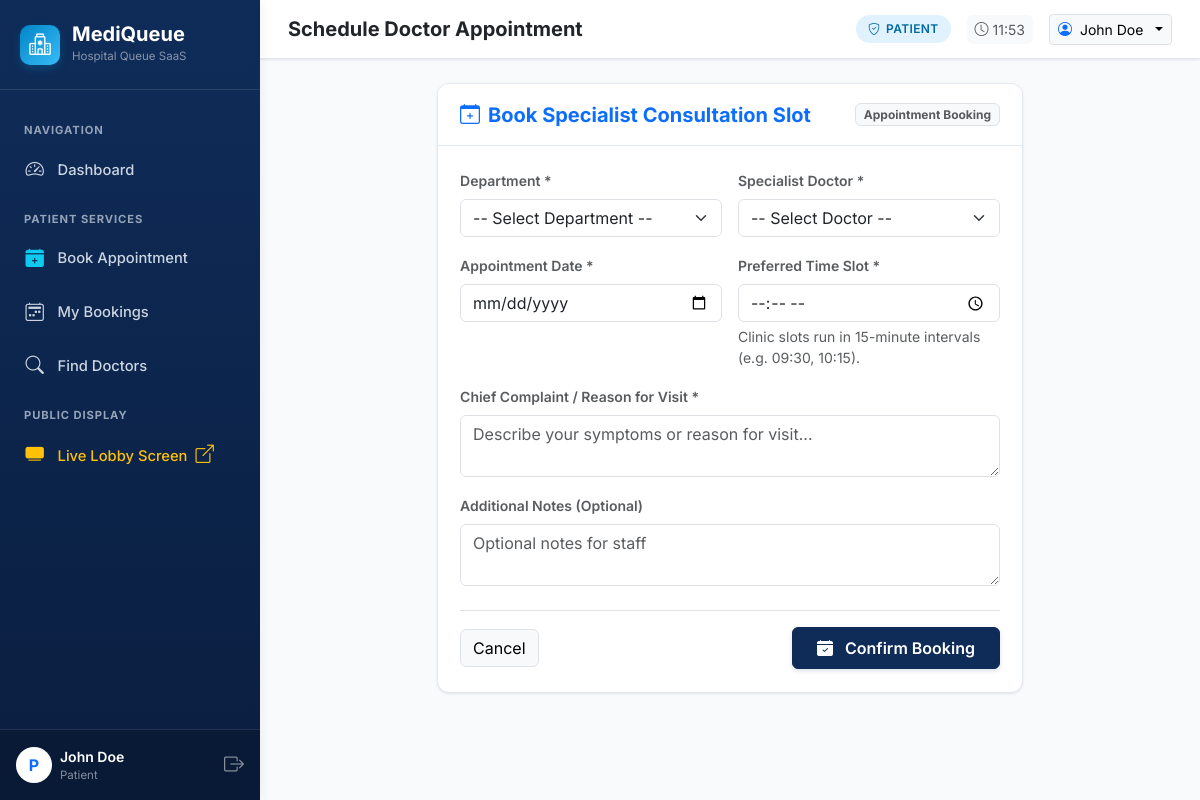
Screenshot of /appointments/book/ (signed in) with the database file from the repository.
### accounts/models.py (models this page shows, shortened)
class CustomUser(AbstractUser):
    class Role(models.TextChoices):
        ADMIN = 'ADMIN', 'Hospital Administrator'
        DOCTOR = 'DOCTOR', 'Doctor'
        RECEPTIONIST = 'RECEPTIONIST', 'Receptionist'
        PATIENT = 'PATIENT', 'Patient'
    role = models.CharField(
        max_length=20,
        choices=Role.choices,
        default=Role.PATIENT,
        help_text="Designated user role within MediQueue"
    )
    phone_number = models.CharField(max_length=20, blank=True, help_text="Contact telephone number")
    profile_picture = models.ImageField(upload_to='profiles/', blank=True, null=True)
    @property
    def is_admin_role(self):
        return self.role == self.Role.ADMIN or self.is_superuser
    @property
    def is_doctor_role(self):
        return self.role == self.Role.DOCTOR
    @property
    def is_receptionist_role(self):
        return self.role == self.Role.RECEPTIONIST
    @property
    def is_patient_role(self):
        return self.role == self.Role.PATIENT
    @property
    def display_name(self):
        if self.first_name and self.last_name:
            if self.is_doctor_role and not self.first_name.startswith('Dr'):
                return f"Dr. {self.first_name} {self.last_name}"
            return f"{self.first_name} {self.last_name}"
        return self.username

### appointments/views.py (the view)
# urls.py: path('book/', views.book_appointment, name='book_appointment'),
@login_required
def book_appointment(request):
    user = request.user
    patient_user = user
    patient_id = request.GET.get('patient_id') or request.POST.get('patient_user_id')
    if (user.is_admin_role or user.is_receptionist_role) and patient_id:
        patient_user = get_object_or_404(CustomUser, pk=patient_id, role=CustomUser.Role.PATIENT)
    pre_doc_id = request.GET.get('doctor_id')
    initial_data = {}
    if pre_doc_id and pre_doc_id.isdigit():
        pre_doc = DoctorProfile.objects.filter(pk=pre_doc_id).first()
        if pre_doc:
            initial_data['doctor'] = pre_doc
            initial_data['department'] = pre_doc.department
    if request.method == 'POST':
        form = AppointmentBookingForm(request.POST)
        if form.is_valid():
            appointment = form.save(commit=False)
            appointment.patient = patient_user
            appointment.save()
            messages.success(
                request,
                f"Appointment booked successfully with Dr. {appointment.doctor.full_name} on {appointment.appointment_date} at {appointment.appointment_time.strftime('%H:%M')}."
            )
            if appointment.appointment_date == timezone.localdate():
                token = generate_queue_token(
                    doctor=appointment.doctor,
                    patient=appointment.patient,
                    department=appointment.department,
                    appointment=appointment,
                    assigned_by=user if user != patient_user else None
                )
                messages.info(request, f"Today's queue token #{token.token_number} generated automatically!")
            if user.is_patient_role:
                return redirect('dashboard:patient')
            elif user.is_receptionist_role:
                return redirect('dashboard:receptionist')
            return redirect('appointments:appointment_list')
    else:
        form = AppointmentBookingForm(initial=initial_data)
    patients_list = None
    if user.is_admin_role or user.is_receptionist_role:
        patients_list = CustomUser.objects.filter(role=CustomUser.Role.PATIENT).select_related('patient_profile')
    return render(request, 'appointments/book_appointment.html', {
        'form': form,
        'patient_user': patient_user,
        'patients_list': patients_list,
        'is_staff_booking': (user.is_admin_role or user.is_receptionist_role),
    })

### accounts/context_processors.py (called while the page is built)
def user_role_context(request):
    context = {
        'APP_NAME': 'MediQueue',
        'HOSPITAL_NAME': 'MetroCare General Hospital',
    }
    if request.user.is_authenticated:
        user = request.user
        context.update({
            'user_role': user.role,
            'is_admin': user.is_admin_role,
            'is_doctor': user.is_doctor_role,
            'is_receptionist': user.is_receptionist_role,
            'is_patient': user.is_patient_role,
            'unread_notifications_count': getattr(user, 'notifications', None).filter(is_read=False).count() if hasattr(user, 'notifications') else 0,
        })
    return context

### doctors/models.py (called while the page is built)
    def __str__(self):
        return f"{self.name} ({self.code})"

    def __str__(self):
        dept_str = f" - {self.department.name}" if self.department else ""
        return f"{self.user.display_name}{dept_str}"

### templates/appointments/book_appointment.html (shortened to what this page needs)
{% extends 'dashboard_base.html' %}
{% block page_title %}Schedule Doctor Appointment{% endblock %}
{% block dashboard_content %}
<div class="row justify-content-center">
  <div class="col-lg-8">
    <div class="mq-card">
      <div class="mq-card-header">
        <h5 class="fw-bold mb-0 text-primary">
          <i class="bi bi-calendar-plus me-2"></i>Book Specialist Consultation Slot
        </h5>
        <span class="badge bg-light text-muted border">Appointment Booking</span>
      </div>
      <div class="mq-card-body">
        <form method="post">
          <div class="row g-3 mb-3">
            <div class="col-md-6">
              <label class="form-label fw-semibold small text-muted">Department *</label>
              {{ form.department }}
            </div>
            <div class="col-md-6">
              <label class="form-label fw-semibold small text-muted">Specialist Doctor *</label>
              {{ form.doctor }}
            </div>
          </div>
          <div class="row g-3 mb-3">
            <div class="col-md-6">
              <label class="form-label fw-semibold small text-muted">Appointment Date *</label>
              {{ form.appointment_date }}
            </div>
            <div class="col-md-6">
              <label class="form-label fw-semibold small text-muted">Preferred Time Slot *</label>
              {{ form.appointment_time }}
              <div class="form-text">Clinic slots run in 15-minute intervals (e.g. 09:30, 10:15).</div>
            </div>
          </div>
          <div class="mb-3">
            <label class="form-label fw-semibold small text-muted">Chief Complaint / Reason for Visit *</label>
            {{ form.reason }}
          </div>
          <div class="mb-4">
            <label class="form-label fw-semibold small text-muted">Additional Notes (Optional)</label>
            {{ form.notes }}
          </div>
          <div class="pt-3 border-top d-flex justify-content-between align-items-center">
            <a href="{% url 'dashboard:index' %}" class="btn btn-light border">Cancel</a>
            <button type="submit" class="btn btn-primary fw-semibold px-4 py-2">
              <i class="bi bi-calendar-check-fill me-2"></i> Confirm Booking
            </button>
          </div>
        </form>
      </div>
    </div>
  </div>
</div>
{% endblock %}

### templates/dashboard_base.html (shortened to what this page needs)
{% extends 'base.html' %}
{% load static %}
{% block root_content %}
<div class="app-wrapper">
  <aside class="app-sidebar">
    <a href="{% url 'dashboard:index' %}" class="sidebar-brand">
      <div class="sidebar-brand-icon">
        <i class="bi bi-hospital"></i>
      </div>
      <div>
        <div class="fw-bold fs-5 lh-1">MediQueue</div>
        <div class="small text-white-50 mt-1" style="font-size: 0.72rem;">Hospital Queue SaaS</div>
      </div>
    </a>
    <ul class="sidebar-menu">
      <li class="sidebar-heading">Navigation</li>
      <li class="sidebar-item">
        <a href="{% url 'dashboard:index' %}" class="sidebar-link {% if request.resolver_match.url_name in 'admin,doctor,receptionist,patient,index' %}active{% endif %}">
          <i class="bi bi-speedometer2"></i>
          <span>Dashboard</span>
        </a>
      </li>
      {% if is_admin %}
        <li class="sidebar-heading">Hospital Administration</li>
        <li class="sidebar-item">
          <a href="{% url 'doctors:doctor_list' %}" class="sidebar-link">
            <i class="bi bi-person-badge"></i>
            <span>Doctors</span>
          </a>
        </li>
        <li class="sidebar-item">
          <a href="{% url 'doctors:department_list' %}" class="sidebar-link">
            <i class="bi bi-diagram-3"></i>
            <span>Departments</span>
          </a>
        </li>
        <li class="sidebar-item">
          <a href="{% url 'patients:patient_list' %}" class="sidebar-link">
            <i class="bi bi-people"></i>
            <span>Patients</span>
          </a>
        </li>
        <li class="sidebar-item">
          <a href="{% url 'appointments:appointment_list' %}" class="sidebar-link">
            <i class="bi bi-calendar2-check"></i>
            <span>Appointments</span>
          </a>
        </li>
        <li class="sidebar-item">
          <a href="{% url 'queue_management:live_queue' %}" class="sidebar-link">
            <i class="bi bi-list-ol"></i>
            <span>Queue Monitor</span>
          </a>
        </li>
        <li class="sidebar-item">
          <a href="{% url 'hospital_resources:resource_list' %}" class="sidebar-link">
            <i class="bi bi-door-open"></i>
            <span>Hospital Resources</span>
          </a>
        </li>
        <li class="sidebar-item">
          <a href="/admin/" target="_blank" class="sidebar-link text-white-50">
            <i class="bi bi-shield-lock"></i>
            <span>Django Admin</span>
          </a>
        </li>
      {% elif is_patient %}
        <li class="sidebar-heading">Patient Services</li>
        <li class="sidebar-item">
          <a href="{% url 'appointments:book_appointment' %}" class="sidebar-link">
            <i class="bi bi-calendar-plus-fill text-info"></i>
            <span>Book Appointment</span>
          </a>
        </li>
        <li class="sidebar-item">
          <a href="{% url 'appointments:appointment_list' %}" class="sidebar-link">
            <i class="bi bi-calendar2-week"></i>
            <span>My Bookings</span>
          </a>
        </li>
        <li class="sidebar-item">
          <a href="{% url 'doctors:doctor_list' %}" class="sidebar-link">
            <i class="bi bi-search"></i>
            <span>Find Doctors</span>
          </a>
        </li>
      {% endif %}
      <li class="sidebar-heading">Public Display</li>
      <li class="sidebar-item">
        <a href="{% url 'queue_management:public_display_board' %}" target="_blank" class="sidebar-link text-warning">
          <i class="bi bi-tv-fill"></i>
          <span>Live Lobby Screen <i class="bi bi-box-arrow-up-right ms-1 small"></i></span>
        </a>
      </li>
    </ul>
    <div class="sidebar-footer">
      <div class="d-flex align-items-center gap-2">
        <div class="avatar bg-white text-primary rounded-circle d-flex align-items-center justify-content-center fw-bold" style="width: 36px; height: 36px;">
          {{ user.username|slice:":1"|upper }}
        </div>
        <div class="flex-grow-1 overflow-hidden">
          <div class="small fw-semibold text-truncate text-white">{{ user.display_name }}</div>
          <div class="text-white-50 text-truncate" style="font-size: 0.72rem;">{{ user.get_role_display }}</div>
        </div>
        <a href="{% url 'accounts:logout' %}" class="text-white-50 hover-white" title="Sign Out">
          <i class="bi bi-box-arrow-right fs-5"></i>
        </a>
      </div>
    </div>
  </aside>
  <div class="app-main">
    <header class="app-topbar">
      <div class="d-flex align-items-center gap-3">
        <h5 class="mb-0 fw-bold text-dark d-none d-sm-block">{% block page_title %}Dashboard{% endblock %}</h5>
      </div>
      <div class="d-flex align-items-center gap-3">
        <span class="role-badge role-badge-{{ user.role|lower }}">
          <i class="bi bi-shield-check"></i> {{ user.get_role_display }}
        </span>
        <div class="d-none d-md-flex align-items-center gap-1 text-muted small bg-light px-2 py-1 rounded">
          <i class="bi bi-clock"></i>
          <span id="topbarClock">{% now "H:i" %}</span>
        </div>
        <div class="dropdown">
          <button class="btn btn-sm btn-light border dropdown-toggle d-flex align-items-center gap-2" type="button" data-bs-toggle="dropdown">
            <i class="bi bi-person-circle text-primary"></i>
            <span class="d-none d-md-inline">{{ user.display_name }}</span>
          </button>
        </div>
      </div>
    </header>
    <main class="flex-grow-1 p-3 p-md-4">
      {% block dashboard_content %}{% endblock %}
    </main>
  </div>
</div>
{% endblock %}

### static/css/mediqueue.css (style rules this page uses)
:root { --mq-primary: #0f2c59; --mq-primary-dark: #0a1e3f; --mq-primary-light: #1e3a8a; --mq-accent: #0284c7; --mq-accent-light: #38bdf8; --mq-accent-bg: #f0f9ff; --mq-bg: #f8fafc; --mq-surface: #ffffff; --mq-card-border: #e2e8f0; --mq-text-main: #0f172a; --mq-text-muted: #64748b; --mq-success: #10b981; --mq-warning: #f59e0b; --mq-danger: #ef4444; --mq-info: #06b6d4; --mq-sidebar-width: 260px; --mq-radius: 12px; --mq-shadow-sm: 0 1px 3px rgba(15, 23, 42, 0.06), 0 1px 2px rgba(15, 23, 42, 0.04); --mq-shadow-md: 0 4px 6px -1px rgba(15, 23, 42, 0.08), 0 2px 4px -2px rgba(15, 23, 42, 0.06); --mq-shadow-lg: 0 10px 15px -3px rgba(15, 23, 42, 0.08), 0 4px 6px -4px rgba(15, 23, 42, 0.04); }
body { font-family: 'Inter', -apple-system, BlinkMacSystemFont, "Segoe UI", Roboto, Helvetica, Arial, sans-serif; background-color: var(--mq-bg); color: var(--mq-text-main); min-height: 100vh; display: flex; flex-direction: column; }
.app-wrapper { display: flex; min-height: 100vh; width: 100%; }
.app-sidebar { width: var(--mq-sidebar-width); background: linear-gradient(180deg, var(--mq-primary) 0%, var(--mq-primary-dark) 100%); color: #ffffff; flex-shrink: 0; display: flex; flex-direction: column; transition: all 0.3s ease; z-index: 1000; box-shadow: 2px 0 10px rgba(0,0,0,0.05); }
.sidebar-brand { padding: 1.5rem 1.25rem; display: flex; align-items: center; gap: 0.75rem; border-bottom: 1px solid rgba(255, 255, 255, 0.1); text-decoration: none; color: #ffffff; }
.sidebar-brand-icon { width: 40px; height: 40px; border-radius: 10px; background: linear-gradient(135deg, var(--mq-accent), var(--mq-accent-light)); display: flex; align-items: center; justify-content: center; font-size: 1.35rem; color: #ffffff; box-shadow: 0 4px 8px rgba(2, 132, 199, 0.3); }
.sidebar-menu { padding: 1.25rem 0.75rem; list-style: none; margin: 0; flex: 1; overflow-y: auto; }
.sidebar-heading { font-size: 0.7rem; text-transform: uppercase; letter-spacing: 0.08em; color: #94a3b8; padding: 0.75rem 0.75rem 0.35rem; font-weight: 700; }
.sidebar-item { margin-bottom: 0.25rem; }
.sidebar-link { display: flex; align-items: center; gap: 0.85rem; padding: 0.7rem 0.85rem; color: #cbd5e1; text-decoration: none; border-radius: 8px; font-size: 0.92rem; font-weight: 500; transition: all 0.2s ease; }
.sidebar-link i { font-size: 1.15rem; }
.sidebar-footer { padding: 1rem; border-top: 1px solid rgba(255, 255, 255, 0.1); background: rgba(0, 0, 0, 0.15); }
.app-main { flex: 1; display: flex; flex-direction: column; min-width: 0; }
.app-topbar { background: var(--mq-surface); border-bottom: 1px solid var(--mq-card-border); padding: 0.85rem 1.75rem; display: flex; align-items: center; justify-content: space-between; box-shadow: var(--mq-shadow-sm); position: sticky; top: 0; z-index: 900; }
.role-badge { display: inline-flex; align-items: center; gap: 0.35rem; padding: 0.3rem 0.75rem; border-radius: 20px; font-size: 0.75rem; font-weight: 600; letter-spacing: 0.03em; text-transform: uppercase; }
.role-badge-patient { background-color: #e0f2fe; color: #0369a1; }
.mq-card { background: var(--mq-surface); border: 1px solid var(--mq-card-border); border-radius: var(--mq-radius); box-shadow: var(--mq-shadow-sm); transition: transform 0.2s ease, box-shadow 0.2s ease; overflow: hidden; }
.mq-card-header { padding: 1.15rem 1.4rem; border-bottom: 1px solid var(--mq-card-border); background-color: #ffffff; display: flex; align-items: center; justify-content: space-between; }
.mq-card-body { padding: 1.4rem; }
.btn-primary { background-color: var(--mq-primary); border-color: var(--mq-primary); box-shadow: 0 2px 4px rgba(15, 44, 89, 0.15); }

### rows the page displays
CustomUser: username "P", display_name "John Doe", role "Patient", role "PATIENT"
